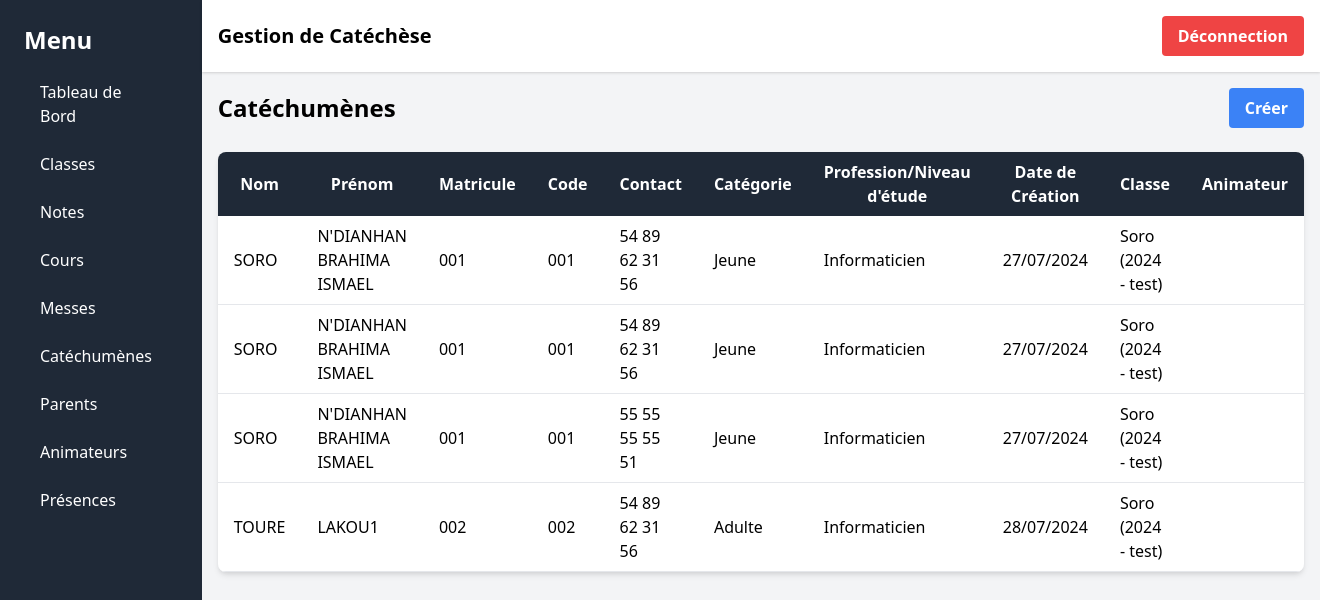
The page /catechumens/ (signed in) on the database its author committed.
### gestion/models.py (models this page shows, shortened)
class Catechumene(models.Model):
    user = models.OneToOneField(User, on_delete=models.CASCADE, related_name='catechumene')
    matricule = models.CharField(max_length=100)
    code = models.CharField(max_length=100)
    nom = models.CharField(max_length=100)
    prenom = models.CharField(max_length=100)
    contact = models.CharField(max_length=100)
    categorie = models.CharField(max_length=20, choices=[('enfant', 'Enfant'), ('jeune', 'Jeune'), ('adulte', 'Adulte')])
    profession_ou_niveau_etude = models.CharField(max_length=100)
    date_creation = models.DateTimeField(auto_now_add=True)
    classe = models.ForeignKey('Classe', on_delete=models.SET_NULL, null=True, blank=True)
    animateur = models.ForeignKey('Animateur', on_delete=models.SET_NULL, null=True, blank=True)
    photo = models.ImageField(upload_to='catechumene_photos/', null=True, blank=True)  # Add this line

class Classe(models.Model):
    nom = models.CharField(max_length=100)
    annee = models.IntegerField()
    categorie = models.CharField(max_length=100)
    def __str__(self):
        return f"{self.nom} ({self.annee} - {self.categorie})"

### gestion/views.py (the view)
# urls.py: path('catechumens/', views.catechumens, name='catechumens'),
@login_required
def catechumens(request):
    catechumenes_list = Catechumene.objects.all()
    return render(request, 'gestion/catechumens.html', {'catechumenes_list': catechumenes_list})

### gestion/templates/gestion/catechumens.html
{% extends 'gestion/base.html' %}
{% block content %}
<div class="flex justify-between items-center mb-6">
    <h1 class="text-2xl font-semibold">Catéchumènes</h1>
    <a href="{% url 'create_catechumene' %}" class="bg-blue-500 hover:bg-blue-700 text-white font-bold py-2 px-4 rounded focus:outline-none focus:shadow-outline">Créer</a>
</div>
<table class="min-w-full bg-white shadow-md rounded-lg overflow-hidden">
    <thead class="bg-gray-800 text-white">
        <tr>
            <th class="py-2 px-4">Nom</th>
            <th class="py-2 px-4">Prénom</th>
            <th class="py-2 px-4">Matricule</th>
            <th class="py-2 px-4">Code</th>
            <th class="py-2 px-4">Contact</th>
            <th class="py-2 px-4">Catégorie</th>
            <th class="py-2 px-4">Profession/Niveau d'étude</th>
            <th class="py-2 px-4">Date de Création</th>
            <th class="py-2 px-4">Classe</th>
            <th class="py-2 px-4">Animateur</th>
        </tr>
    </thead>
    <tbody class="bg-gray-200">
        {% for catechumene in catechumenes_list %}
        <tr class="bg-white border-b">
            <td class="py-2 px-4">{{ catechumene.nom }}</td>
            <td class="py-2 px-4">{{ catechumene.prenom }}</td>
            <td class="py-2 px-4">{{ catechumene.matricule }}</td>
            <td class="py-2 px-4">{{ catechumene.code }}</td>
            <td class="py-2 px-4">{{ catechumene.contact }}</td>
            <td class="py-2 px-4">{{ catechumene.get_categorie_display }}</td>
            <td class="py-2 px-4">{{ catechumene.profession_ou_niveau_etude }}</td>
            <td class="py-2 px-4">{{ catechumene.date_creation|date:"d/m/Y" }}</td>
            <td class="py-2 px-4">{{ catechumene.classe }}</td>
            <td class="py-2 px-4">{{ catechumene.animateur.user.name }}</td>
        </tr>
        {% endfor %}
    </tbody>
</table>
{% endblock %}

### gestion/templates/gestion/base.html (shortened to what this page needs)
<!DOCTYPE html>
<html lang="fr">
<head>
    <link href="https://cdn.jsdelivr.net/npm/tailwindcss@2.2.19/dist/tailwind.min.css" rel="stylesheet">
    <link rel="stylesheet" href="https://code.jquery.com/ui/1.12.1/themes/base/jquery-ui.css">
</head>
<body class="flex h-screen bg-gray-100">
    <div id="sidebar" class="w-64 bg-gray-800 text-white flex flex-col p-6">
        <h2 class="text-2xl font-semibold mb-4">Menu</h2>
        <ul class="space-y-2">
            <li>
                <a class="block py-2 px-4 rounded hover:bg-gray-700" href="{% url 'dashboard' %}">Tableau de Bord</a>
            </li>
            <li>
                <a class="block py-2 px-4 rounded hover:bg-gray-700" href="{% url 'classes' %}">Classes</a>
            </li>
            <li>
                <a class="block py-2 px-4 rounded hover:bg-gray-700" href="{% url 'notes' %}">Notes</a>
            </li>
            <li>
                <a class="block py-2 px-4 rounded hover:bg-gray-700" href="{% url 'cours' %}">Cours</a>
            </li>
            <li>
                <a class="block py-2 px-4 rounded hover:bg-gray-700" href="{% url 'messes' %}">Messes</a>
            </li>
            <li>
                <a class="block py-2 px-4 rounded hover:bg-gray-700" href="{% url 'catechumens' %}">Catéchumènes</a>
            </li>
            <li>
                <a class="block py-2 px-4 rounded hover:bg-gray-700" href="{% url 'parents' %}">Parents</a>
            </li>
            <li>
                <a class="block py-2 px-4 rounded hover:bg-gray-700" href="{% url 'animateurs' %}">Animateurs</a>
            </li>
            <li>
                <a class="block py-2 px-4 rounded hover:bg-gray-700" href="{% url 'presence' %}">Présences</a>
            </li>
        </ul>
    </div>
    <div id="content" class="flex-1 flex flex-col">
        <div class="bg-white shadow p-4 flex justify-between items-center">
            <h1 class="text-xl font-semibold">Gestion de Catéchèse</h1>
            <form method="post" action="{% url 'logout' %}">
                <button type="submit" class="bg-red-500 hover:bg-red-700 text-white font-bold py-2 px-4 rounded focus:outline-none focus:shadow-outline">Déconnection</button>
            </form>
        </div>
        <div class="p-4">
            {% block content %}
            {% endblock %}
        </div>
    </div>
</body>
</html>

### rows shown on the page
Catechumene: nom "SORO", prenom "N'DIANHAN BRAHIMA ISMAEL", matricule "001", code "001", contact "54 89 62 31 56", categorie "Jeune", profession_ou_niveau_etude "Informaticien", date_creation "27/07/2024", classe "Soro (2024 - test)"
Catechumene: nom "SORO", prenom "N'DIANHAN BRAHIMA ISMAEL", matricule "001", code "001", contact "54 89 62 31 56", categorie "Jeune", profession_ou_niveau_etude "Informaticien", date_creation "27/07/2024", classe "Soro (2024 - test)"
Catechumene: nom "SORO", prenom "N'DIANHAN BRAHIMA ISMAEL", matricule "001", code "001", contact "55 55 55 55 51", categorie "Jeune", profession_ou_niveau_etude "Informaticien", date_creation "27/07/2024", classe "Soro (2024 - test)"
Catechumene: nom "TOURE", prenom "LAKOU1", matricule "002", code "002", contact "54 89 62 31 56", categorie "Adulte", profession_ou_niveau_etude "Informaticien", date_creation "28/07/2024", classe "Soro (2024 - test)"
